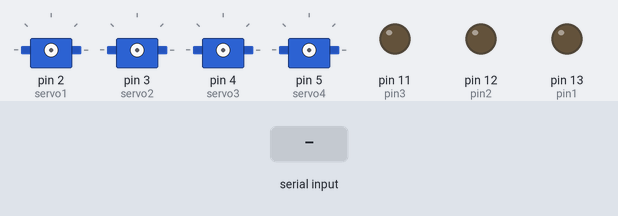
Simulated run of this sketch. Board: Arduino Uno, built with avr-gcc and run on an emulated ATmega328P. Shown: 4 × servo, output pins drawn as LEDs (lit = HIGH). The inputs (shaded band) are chosen by the test bench.

Above: at 1.2 s.
1.3 s: "1" received over Serial
At 2.1 s:
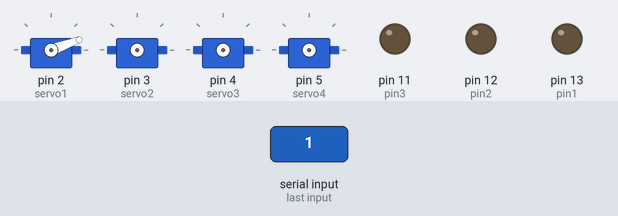
3.1 s: "2" received over Serial
At 4.6 s:
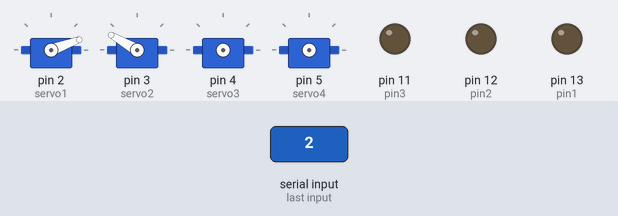
4.9 s: "3" received over Serial
At 6.0 s:
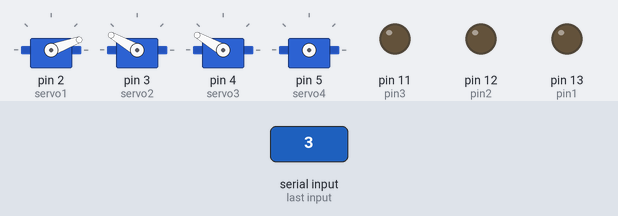
6.7 s: "4" received over Serial
At 7.4 s:
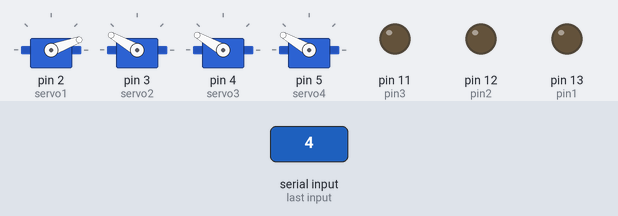
8.5 s: "6" received over Serial
At 9.3 s:
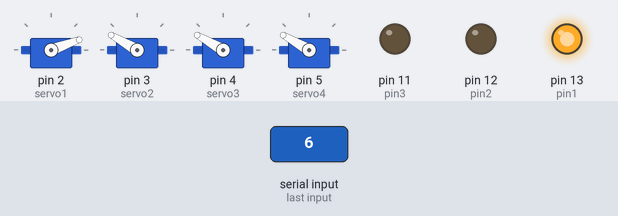
11.0 s: "7" received over Serial
At 11.6 s:
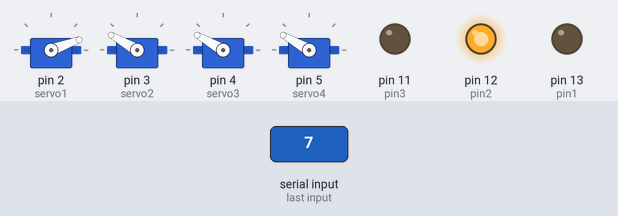
Timing chart, 0 to 14.0 s (numbered marks = the images above; inputs shaded):
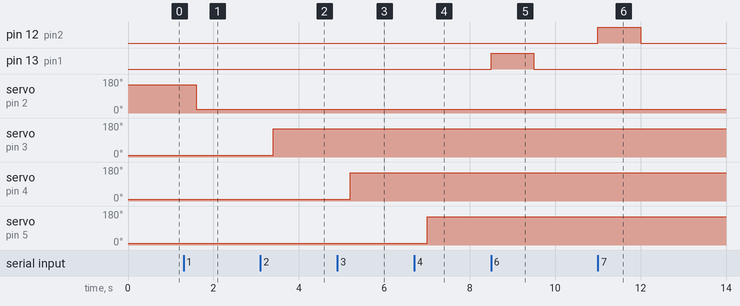

The sketch:

ProtoOs4.ino
```cpp
#include <SoftwareSerial.h>
#include <Servo.h>
SoftwareSerial BTSerial(7, 8); //RX TX
Servo servo1;
Servo servo2;
Servo servo3;
Servo servo4;
Servo servo5;
int pin1 = 13;
int pin2 = 12;
int pin3 = 11;

void setup() {
Serial.begin(9600);
BTSerial.begin(9600);
pinMode(pin1, OUTPUT);
pinMode(pin2, OUTPUT);
pinMode(pin3, OUTPUT);
}

void loop() {
  if(Serial.available()>0){
    int Orden = Serial.read();
    if(Orden == '1'){
      servo1.attach(2);
      servo1.write(150);
      delay(300);
      servo1.write(20);

    }
    if(Orden == '2'){
      servo2.attach(3);
       servo2.write(10);
      delay(300);
      servo2.write(150);

    }
    if(Orden == '3'){
      servo3.attach(4);
       servo3.write(10);
      delay(300);
      servo3.write(150);
    }
    if(Orden == '4'){
      servo4.attach(5);
       servo4.write(10);
      delay(300);
      servo4.write(150);

    }
    if(Orden == '5'){
       servo4.attach(6);
       servo4.write(10);
       delay(300);
       servo4.write(150);
    }
    if(Orden == '6'){
      digitalWrite(pin1,HIGH);
      delay (1000);
      digitalWrite(pin1,LOW);

    }
    if(Orden == '7'){
      digitalWrite(pin2,HIGH);
            delay (1000);
      digitalWrite(pin2,LOW);

    }
    if(Orden == '8'){
      digitalWrite(pin3,HIGH);
            delay (1000);
      digitalWrite(pin3,LOW);

    }
    if (Orden == '9'){
      digitalWrite(pin1,LOW);
      digitalWrite(pin2,LOW);
      digitalWrite(pin3,LOW);
    }
    if(Orden == '0'){
        servo1.attach(2);
      servo2.attach(3);
       servo3.attach(4);
        servo4.attach(6);
      servo1.write(150);
      servo2.write(150);
      servo3.write(150);
      servo4.write(150);
    }
  }


}
```

Measured:
- after the input at 1.3 s, servo on pin 2 (servo1): 150° → 20° after 0.30 s
- after the input at 3.1 s, servo on pin 3 (servo2): 10° → 150° after 0.30 s
- after the input at 4.9 s, servo on pin 4 (servo3): 10° → 150° after 0.30 s
- after the input at 6.7 s, servo on pin 5 (servo4): 10° → 150° after 0.30 s
- after the input at 8.5 s, pin 13 (pin1): LOW → HIGH at once, → LOW 1.0 s later
- after the input at 11.0 s, pin 12 (pin2): LOW → HIGH at once, → LOW 1.0 s later
